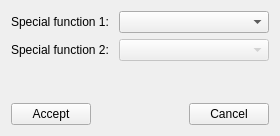
<ui version="4.0"  >
 <class>MobileSpecialsWidget</class>
 <widget class="QWidget" name="MobileSpecialsWidget" >
  <property name="geometry" >
   <rect>
    <x>0</x>
    <y>0</y>
    <width>280</width>
    <height>136</height>
   </rect>
  </property>
  <property name="windowTitle" >
   <string>Mobile Special Functions</string>
  </property>
  <layout class="QVBoxLayout" >
   <item>
    <layout class="QHBoxLayout" >
     <property name="rightMargin" >
      <number>0</number>
     </property>
     <property name="leftMargin" >
      <number>0</number>
     </property>
     <property name="topMargin" >
      <number>0</number>
     </property>
     <property name="bottomMargin" >
      <number>0</number>
     </property>
     <item>
      <widget class="QLabel" name="label" >
       <property name="minimumSize" >
        <size>
         <width>100</width>
         <height>0</height>
        </size>
       </property>
       <property name="text" >
        <string>Special function 1:</string>
       </property>
      </widget>
     </item>
     <item>
      <spacer>
       <property name="orientation" >
        <enum>Qt::Horizontal</enum>
       </property>
       <property name="sizeHint" >
        <size>
         <width>40</width>
         <height>20</height>
        </size>
       </property>
      </spacer>
     </item>
     <item>
      <widget class="QComboBox" name="spec1Box" >
       <property name="minimumSize" >
        <size>
         <width>150</width>
         <height>0</height>
        </size>
       </property>
       <property name="focusPolicy" >
        <enum>Qt::WheelFocus</enum>
       </property>
      </widget>
     </item>
    </layout>
   </item>
   <item>
    <layout class="QHBoxLayout" >
     <property name="rightMargin" >
      <number>0</number>
     </property>
     <property name="leftMargin" >
      <number>0</number>
     </property>
     <property name="topMargin" >
      <number>0</number>
     </property>
     <property name="bottomMargin" >
      <number>0</number>
     </property>
     <item>
      <widget class="QLabel" name="label_2" >
       <property name="minimumSize" >
        <size>
         <width>100</width>
         <height>0</height>
        </size>
       </property>
       <property name="text" >
        <string>Special function 2:</string>
       </property>
      </widget>
     </item>
     <item>
      <spacer>
       <property name="orientation" >
        <enum>Qt::Horizontal</enum>
       </property>
       <property name="sizeHint" >
        <size>
         <width>40</width>
         <height>20</height>
        </size>
       </property>
      </spacer>
     </item>
     <item>
      <widget class="QComboBox" name="spec2Box" >
       <property name="enabled" >
        <bool>false</bool>
       </property>
       <property name="minimumSize" >
        <size>
         <width>150</width>
         <height>0</height>
        </size>
       </property>
       <property name="focusPolicy" >
        <enum>Qt::WheelFocus</enum>
       </property>
      </widget>
     </item>
    </layout>
   </item>
   <item>
    <spacer>
     <property name="orientation" >
      <enum>Qt::Vertical</enum>
     </property>
     <property name="sizeHint" >
      <size>
       <width>20</width>
       <height>40</height>
      </size>
     </property>
    </spacer>
   </item>
   <item>
    <layout class="QHBoxLayout" >
     <property name="rightMargin" >
      <number>0</number>
     </property>
     <property name="leftMargin" >
      <number>0</number>
     </property>
     <property name="topMargin" >
      <number>0</number>
     </property>
     <property name="bottomMargin" >
      <number>0</number>
     </property>
     <item>
      <widget class="QPushButton" name="acceptButton" >
       <property name="focusPolicy" >
        <enum>Qt::StrongFocus</enum>
       </property>
       <property name="text" >
        <string>Accept</string>
       </property>
      </widget>
     </item>
     <item>
      <spacer>
       <property name="orientation" >
        <enum>Qt::Horizontal</enum>
       </property>
       <property name="sizeHint" >
        <size>
         <width>40</width>
         <height>20</height>
        </size>
       </property>
      </spacer>
     </item>
     <item>
      <widget class="QPushButton" name="cancelButton" >
       <property name="focusPolicy" >
        <enum>Qt::StrongFocus</enum>
       </property>
       <property name="text" >
        <string>Cancel</string>
       </property>
      </widget>
     </item>
    </layout>
   </item>
  </layout>
 </widget>
 <resources/>
 <connections/>
</ui>
